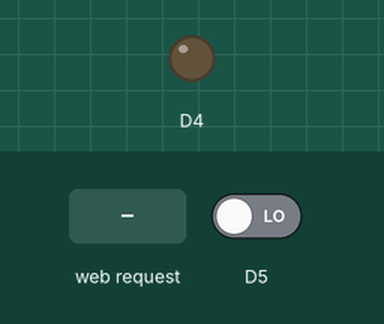
The sketch below on a simulated ESP8266 (NodeMCU). Parts: output pins drawn as LEDs (lit = HIGH). Inputs (shaded band) come from the test bench; at power-on: D5 LOW. What the sketch prints to the serial monitor is not drawn.

Above: at 1.2 s.
1.3 s: HTTP request GET /waterc1 received
At 2.1 s:
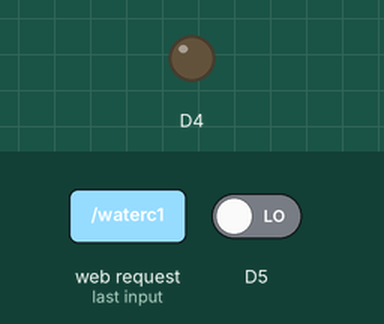
2.8 s: HTTP request GET /mq2c1 received
At 3.5 s:
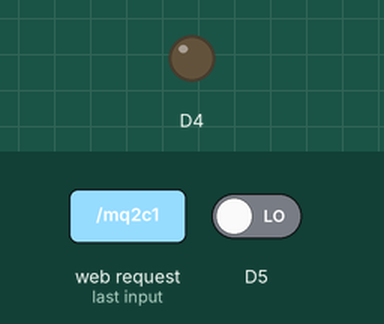
Timing chart, 0 to 5.8 s (numbered marks = the images above; inputs shaded):
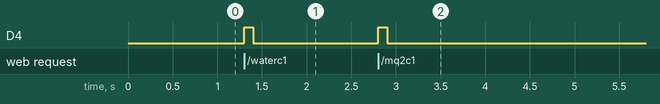

Measured:
- after the input at 1.3 s, D4: LOW → HIGH at once, → LOW 0.10 s later
- after the input at 2.8 s, D4: LOW → HIGH at once, → LOW 0.10 s later

The sketch:

WaterESP8266SC3server.ino
```cpp
// (licence header left out)
// Import required libraries
#include <ESP8266WiFi.h>
#include "ESPAsyncWebServer.h"
#include <Wire.h>
//#include <Adafruit_Sensor.h>
//#include <Adafruit_BME280.h>

// Set your access point network credentials
const char* ssid = "ESP8266-Access-Point";
const char* password = "123456789";
/*#include <SPI.h>
#define BME_SCK 18
#define BME_MISO 19
#define BME_MOSI 23
#define BME_CS 5*/
 //    variable  test angle
 int mq2c1=0 , pwmmotor2=0 , waterc1 = 0 ;
// Create AsyncWebServer object on port 80
AsyncWebServer server(80);

String readTemp() {
   waterc1 = digitalRead(D5) ;
  Serial.print("Detect Water : ") ;
  Serial.print(waterc1) ;
  Serial.print("\n") ;
  return String(waterc1);
}
 //  String readHumi() {
//  angleyr = random(-90,90) ;
//  return String(angleyr);
//   }
String readPres() {
   mq2c1 = analogRead(A0) ;
  Serial.print("Detect Gas Smoke : ") ;
  Serial.print(mq2c1) ;
  Serial.print("\n") ;
  return String(mq2c1);
}
void setup(){
  // Serial port for debugging purposes
  Serial.begin(115200);
  Serial.println();
  pinMode(D4,OUTPUT) ;
  pinMode(D5,INPUT) ;
  pinMode(A0,INPUT) ;
  // Setting the ESP as an access point
  Serial.print("Setting AP (Access Point)…");
  // Remove the password parameter, if you want the AP (Access Point) to be open
  WiFi.softAP(ssid, password);
  IPAddress IP = WiFi.softAPIP();
  Serial.print("AP IP address: ");
  Serial.println(IP);
  server.on("/waterc1", HTTP_GET, [](AsyncWebServerRequest *request){
    request->send_P(200, "text/plain", readTemp().c_str());
    digitalWrite(D4,HIGH) ;
    delay(100) ;
    digitalWrite(D4,LOW) ;
  });
  server.on("/mq2c1", HTTP_GET, [](AsyncWebServerRequest *request){
    request->send_P(200, "text/plain", readPres().c_str());
    digitalWrite(D4,HIGH) ;
    delay(100) ;
    digitalWrite(D4,LOW) ;
  });
  // Start server
  server.begin();
}

void loop(){
}
```
